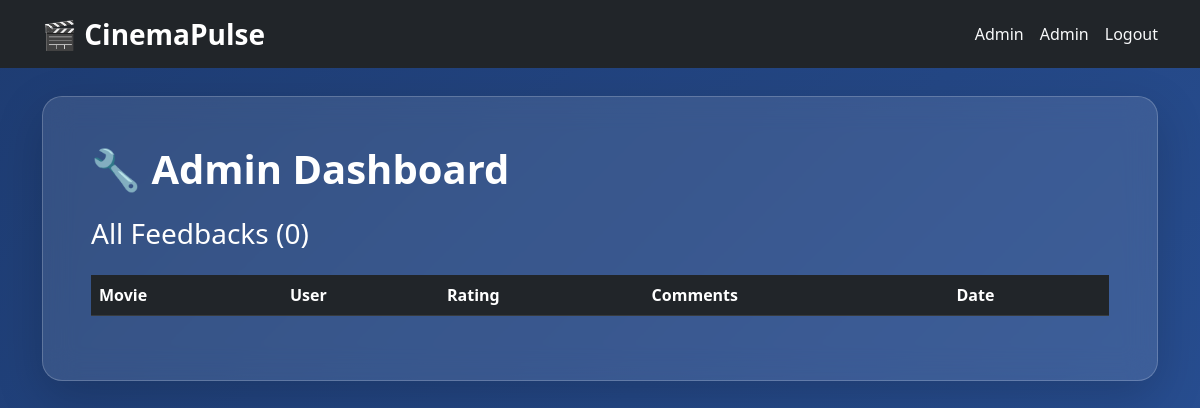
Page /admin (signed in) on the earlier database version.
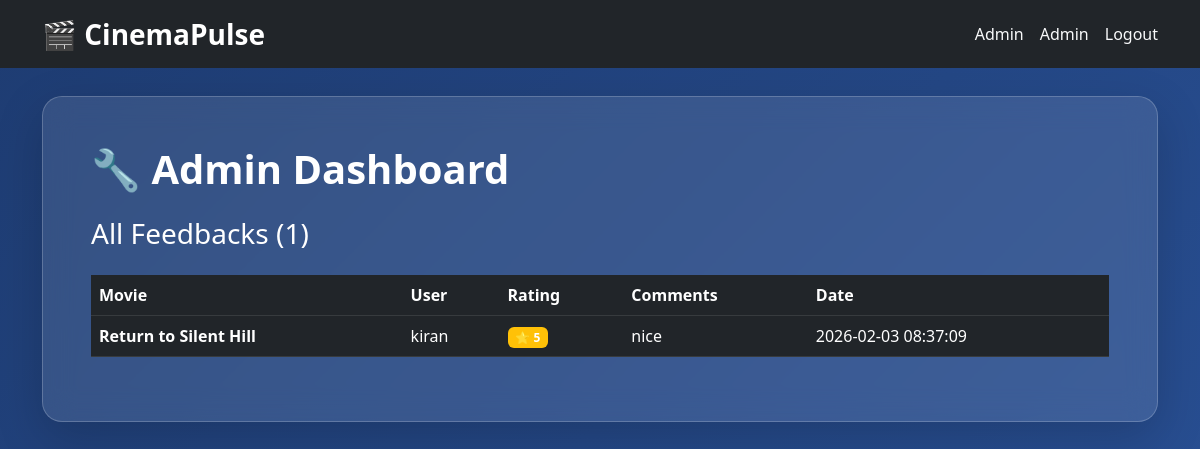
Same page on the later database version.
### tables this page shows
CREATE TABLE feedbacks (
        id INTEGER PRIMARY KEY AUTOINCREMENT,
        username TEXT NOT NULL,
        email TEXT NOT NULL,
        movie_id INTEGER NOT NULL,
        rating INTEGER NOT NULL,
        comments TEXT,
        created_at TIMESTAMP DEFAULT CURRENT_TIMESTAMP
    );

CREATE TABLE movies (
        id INTEGER PRIMARY KEY AUTOINCREMENT,
        title TEXT NOT NULL,
        description TEXT,
        average_rating REAL DEFAULT 0.0,
        total_reviews INTEGER DEFAULT 0
    );

### app.py (the view)
@app.route('/admin')
def admin_panel():
    if session.get('user_type') != 'admin': return redirect(url_for('login'))
    conn = get_db()
    feedbacks = conn.execute('''SELECT f.*, m.title as movie_title
                               FROM feedbacks f JOIN movies m ON f.movie_id = m.id
                               ORDER BY f.created_at DESC''').fetchall()
    conn.close()
    return render_template('admin.html', feedbacks=feedbacks)

### app.py (called while the page is built)
def get_db():
    conn = sqlite3.connect('cinemapulse.db')
    conn.row_factory = sqlite3.Row
    return conn

### templates/admin.html
{% extends "base.html" %}
{% block content %}
<div class="glass-effect p-5 shadow-lg">
    <h1 class="text-white fw-bold mb-4">🔧 Admin Dashboard</h1>
    <h3 class="text-white mb-4">All Feedbacks ({{ feedbacks|length }})</h3>
    <div class="table-responsive">
        <table class="table table-dark table-hover">
            <thead><tr><th>Movie</th><th>User</th><th>Rating</th><th>Comments</th><th>Date</th></tr></thead>
            <tbody>
                {% for feedback in feedbacks %}
                <tr>
                    <td><strong>{{ feedback.movie_title }}</strong></td>
                    <td>{{ feedback.username }}</td>
                    <td><span class="badge bg-warning">⭐ {{ feedback.rating }}</span></td>
                    <td>{{ feedback.comments[:50] }}{% if feedback.comments|length > 50 %}...{% endif %}</td>
                    <td>{{ feedback.created_at }}</td>
                </tr>
                {% endfor %}
            </tbody>
        </table>
    </div>
</div>
{% endblock %}

Differences in the rows shown:
added feedbacks: movie_title "Return to Silent Hill", username "kiran", rating "5", comments "nice", created_at "2026-02-03 08:37:09"
Other differences:
{{ feedbacks|length }}: "0" → "1"
